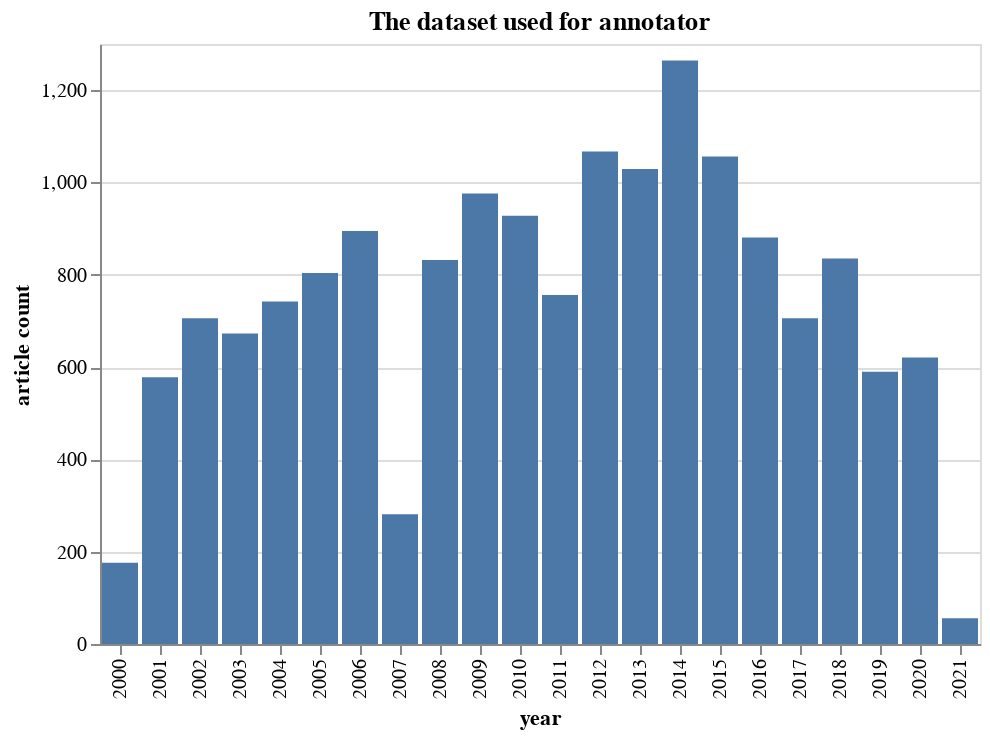

Notebook source saved alongside this figure:
### Code cell
alt.Chart(year_art_df).mark_bar().encode(
    alt.X("year:N"),
    alt.Y("article_count:Q", title="article count"),
    tooltip=['year',"article_count"]
).properties(
    title="The dataset used for annotator"
)

### Figure 1 — Vega-Lite specification as saved in the notebook (floating-point values rounded to 4 significant figures)
{"config": {"view": {"continuousWidth": 400, "continuousHeight": 300}}, "data": {"name": "data-f6bce2ac2281301e0d631fd1d627049d"}, "mark": "bar", "encoding": {"tooltip": [{"field": "year", "type": "quantitative"}, {"field": "article_count", "type": "quantitative"}], "x": {"field": "year", "type": "nominal"}, "y": {"field": "article_count", "title": "article count", "type": "quantitative"}}, "title": "The dataset used for annotator", "$schema": "https://vega.github.io/schema/vega-lite/v4.17.0.json", "datasets": {"data-f6bce2ac2281301e0d631fd1d627049d": [{"year": 2021, "article_count": 56}, {"year": 2020, "article_count": 621}, {"year": 2019, "article_count": 590}, {"year": 2018, "article_count": 835}, {"year": 2017, "article_count": 706}, {"year": 2016, "article_count": 881}, {"year": 2015, "article_count": 1056}, {"year": 2014, "article_count": 1264}, {"year": 2013, "article_count": 1029}, {"year": 2012, "article_count": 1067}, {"year": 2011, "article_count": 756}, {"year": 2010, "article_count": 928}, {"year": 2009, "article_count": 976}, {"year": 2008, "article_count": 832}, {"year": 2007, "article_count": 281}, {"year": 2006, "article_count": 895}, {"year": 2005, "article_count": 804}, {"year": 2004, "article_count": 742}, {"year": 2003, "article_count": 673}, {"year": 2002, "article_count": 706}, {"year": 2001, "article_count": 578}, {"year": 2000, "article_count": 176}]}}
